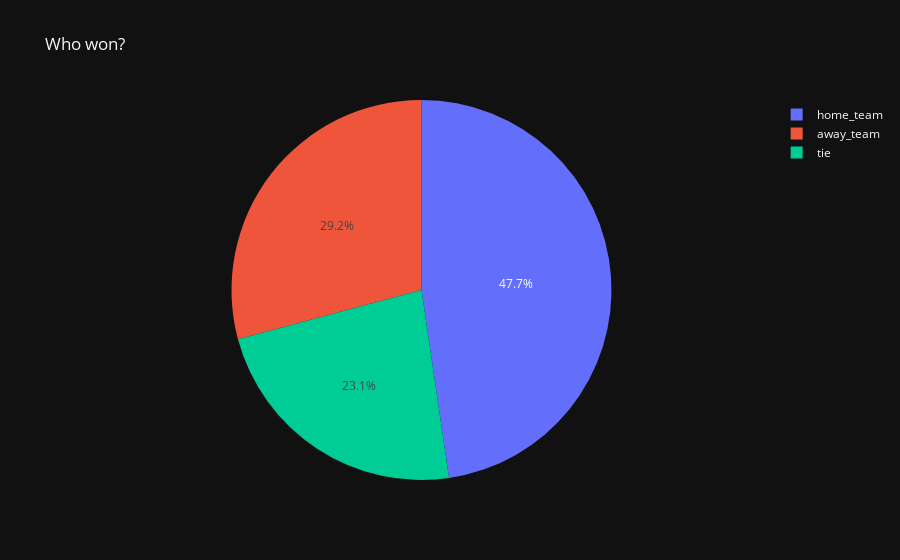

The code cell stored with this chart in its notebook:
### Markdown cell above
# Chart that shows who won the most

### Code cell
import plotly.express as px
fig_1 = px.pie(match_result, values='result', names='who', title='Who won?')
fig_1.show()

### Figure 1 — Plotly figure (JSON) as saved in the notebook; plotly's stock layout.template omitted (floating-point values rounded to 4 significant figures)
{"data": [{"domain": {"x": [0.0, 1.0], "y": [0.0, 1.0]}, "hovertemplate": "who=%{label}<br>result=%{value}<extra></extra>", "labels": ["home_team", "away_team", "tie"], "legendgroup": "", "name": "", "showlegend": true, "values": [103, 63, 50], "type": "pie"}], "layout": {"legend": {"tracegroupgap": 0}, "title": {"text": "Who won?"}}}
